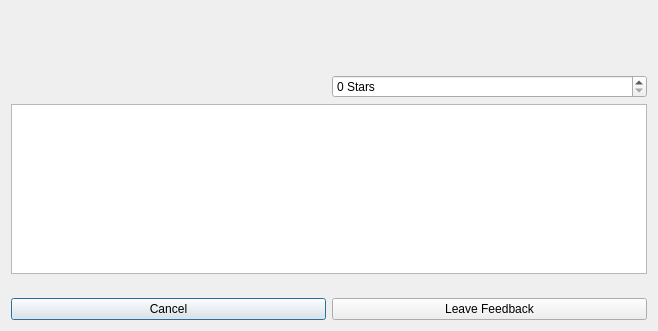
<?xml version="1.0" encoding="UTF-8"?>
<ui version="4.0">
 <class>OfferFeedbackDialog</class>
 <widget class="QDialog" name="OfferFeedbackDialog">
  <property name="geometry">
   <rect>
    <x>0</x>
    <y>0</y>
    <width>658</width>
    <height>331</height>
   </rect>
  </property>
  <property name="windowTitle">
   <string>Leave Offer Feedback</string>
  </property>
  <layout class="QGridLayout" name="gridLayout">
   <item row="1" column="0">
    <widget class="QLabel" name="manageInfo">
     <property name="text">
      <string/>
     </property>
     <property name="wordWrap">
      <bool>true</bool>
     </property>
    </widget>
   </item>
   <item row="0" column="0">
    <widget class="QLabel" name="aboutFeedback">
     <property name="text">
      <string/>
     </property>
    </widget>
   </item>
   <item row="2" column="0">
    <layout class="QHBoxLayout" name="horizontalLayout">
     <item>
      <widget class="QLabel" name="manageInfo2">
       <property name="font">
        <font>
         <pointsize>12</pointsize>
         <weight>75</weight>
         <bold>true</bold>
        </font>
       </property>
       <property name="cursor">
        <cursorShape>IBeamCursor</cursorShape>
       </property>
       <property name="wordWrap">
        <bool>true</bool>
       </property>
       <property name="textInteractionFlags">
        <set>Qt::LinksAccessibleByMouse|Qt::TextSelectableByKeyboard|Qt::TextSelectableByMouse</set>
       </property>
      </widget>
     </item>
    </layout>
   </item>
   <item row="7" column="0">
    <layout class="QHBoxLayout" name="horizontalLayout_3">
     <item>
      <widget class="QPushButton" name="cancelButton">
       <property name="text">
        <string>Cancel</string>
       </property>
      </widget>
     </item>
     <item>
      <widget class="QPushButton" name="feedbackButton">
       <property name="toolTip">
        <string>Leave feedback on this offer purchase</string>
       </property>
       <property name="text">
        <string>Leave Feedback</string>
       </property>
      </widget>
     </item>
    </layout>
   </item>
   <item row="5" column="0">
    <spacer name="verticalSpacer">
     <property name="orientation">
      <enum>Qt::Vertical</enum>
     </property>
     <property name="sizeHint" stdset="0">
      <size>
       <width>20</width>
       <height>40</height>
      </size>
     </property>
    </spacer>
   </item>
   <item row="4" column="0">
    <layout class="QHBoxLayout" name="horizontalLayout_4">
     <item>
      <widget class="QTextEdit" name="primaryFeedback"/>
     </item>
    </layout>
   </item>
   <item row="3" column="0">
    <layout class="QHBoxLayout" name="horizontalLayout_2">
     <item>
      <widget class="QLabel" name="primaryLabel">
       <property name="text">
        <string/>
       </property>
       <property name="wordWrap">
        <bool>true</bool>
       </property>
      </widget>
     </item>
     <item>
      <widget class="QSpinBox" name="primaryRating">
       <property name="suffix">
        <string> Stars</string>
       </property>
       <property name="maximum">
        <number>5</number>
       </property>
      </widget>
     </item>
    </layout>
   </item>
  </layout>
 </widget>
 <resources>
  <include location="../presidentielcoin.qrc"/>
 </resources>
 <connections/>
</ui>
